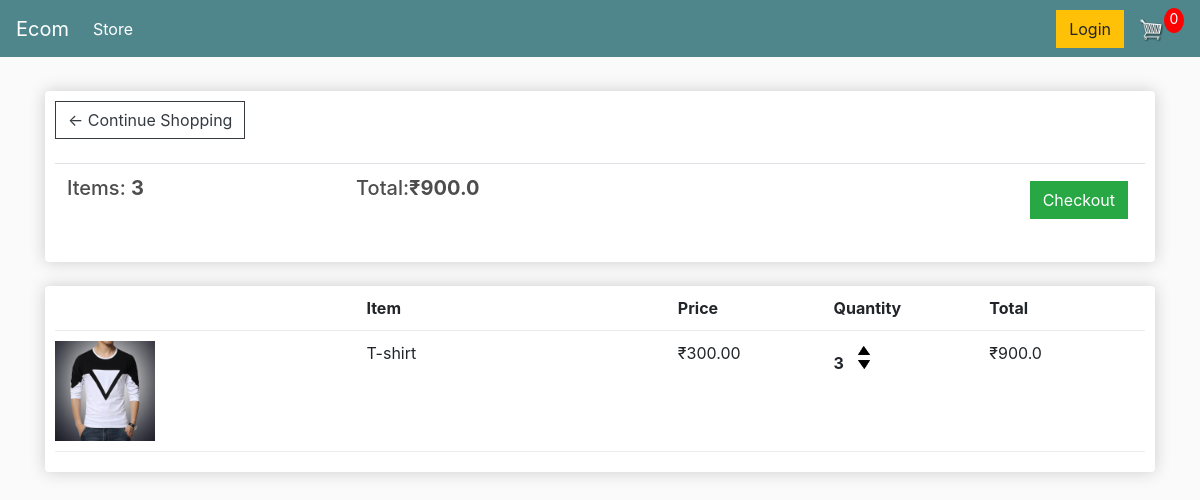
The app's page /cart/ (signed in) with its own data.
### store/models.py (models this page shows, shortened)
class Order(models.Model):
    customer = models.ForeignKey(Customer, on_delete=models.SET_NULL, null=True, blank=True)
    date_ordered = models.DateTimeField(auto_now_add=True)
    complete = models.BooleanField(default=False, null=True, blank=True)
    trasaction_id = models.CharField(max_length=100, null=True)
    @property
    def get_cart_total(self):
        orderitems = self.orderitem_set.all()
        total = sum([item.get_total for item in orderitems])
        return total
    @property
    def get_cart_items(self):
        orderitems = self.orderitem_set.all()
        total = sum([item.quantity for item in orderitems])
        return total

class OrderItem(models.Model):
    product = models.ForeignKey(Product, on_delete=models.SET_NULL, null=True)
    order = models.ForeignKey(Order, on_delete=models.SET_NULL, null=True)
    quantity = models.IntegerField(default=0, null=True, blank=True)
    date_added = models.DateTimeField(auto_now_add=True)
    @property
    def get_total(self):
        total = self.product.price * self.quantity
        return total

class Product(models.Model):
    name = models.CharField(max_length=200, null=True)
    price = models.FloatField()
    image = models.ImageField(null=True, blank=True)
    @property
    def imageURL(self):
        try:
            url = self.image.url
        except:
            url = ''
        return url

### store/views.py (the view)
# urls.py: path('cart/', views.cart, name='cart'),
def cart(request):
    if request.user.is_authenticated:
        customer = request.user.customer
        order, created = Order.objects.get_or_create(customer=customer, complete=False)
        items = order.orderitem_set.all()
    else:
        items = []
        order = {'get_cart_total':0, 'get_cart_items':0}
    context = {'items': items, 'order':order}
    return render(request, 'store/cart.html', context)

### store/templates/store/cart.html
{% extends 'store/main.html' %}
{% load static %}
{% block content %}
	<div class="row">
		<div class="col-lg-12">
			<div class="box-element">
				<a  class="btn btn-outline-dark" href="{% url 'store' %}">&#x2190; Continue Shopping</a>
				<br>
				<br>
				<table class="table">
					<tr>
						<th><h5>Items: <strong>{{order.get_cart_items}}</strong></h5></th>
						<th><h5>Total:<strong>₹{{order.get_cart_total}}</strong></h5></th>
						<th>
							<a  style="float:right; margin:5px;" class="btn btn-success" href="{% url 'checkout' %}">Checkout</a>
						</th>
					</tr>
				</table>
			</div>
			<br>
			{% for item in items %}
			<div class="box-element">
				<div class="cart-row">
					<div style="flex:2"></div>
					<div style="flex:2"><strong>Item</strong></div>
					<div style="flex:1"><strong>Price</strong></div>
					<div style="flex:1"><strong>Quantity</strong></div>
					<div style="flex:1"><strong>Total</strong></div>
				</div>
				<div class="cart-row">
					<div style="flex:2"><img class="row-image" src="{{item.product.imageURL}}"></div>
					<div style="flex:2"><p>{{item.product.name}}</p></div>
					<div style="flex:1"><p>₹{{item.product.price|floatformat:2}}</p></div>
					<div style="flex:1">
						<p class="quantity">{{item.quantity}}</p>
						<div class="quantity">
							<img class="chg-quantity" src="{% static  'images/arrow-up.png' %}">
							<img class="chg-quantity" src="{% static  'images/arrow-down.png' %}">
						</div>
					</div>
					<div style="flex:1"><p>₹{{item.get_total}}</p></div>
				</div>
			{% endfor %}
			</div>
		</div>
	</div>
{% endblock content %}

### static/css/main.css (style rules this page uses)
body { background-color: hsl(0, 0%, 98%); }
h1,h2,h3,h4,h5,h6 { color:hsl(0, 0%, 30%); }
.box-element { box-shadow:hsl(0, 0%, 80%) 0 0 16px; background-color: #fff; border-radius: 4px; padding: 10px; }
.col-lg-4, .col-lg-6, .col-lg-8, .col-lg-12 { margin-top: 10px; }
.btn { border-radius: 0; }
.row-image { width: 100px; }
.cart-row { display: flex; align-items: flex-stretch; padding-bottom: 10px; margin-bottom: 10px; border-bottom: 1px solid #ececec; }
.quantity { display: inline-block; font-weight: 700; padding-right:10px; }
.chg-quantity { width: 12px; cursor: pointer; display: block; margin-top: 5px; transition:.1s; }

### records on screen
Order: get_cart_items "3", get_cart_total "900.0"
OrderItem: product.imageURL (picture), product.name "T-shirt", product.price "300.00", quantity "3", get_total "900.0"
